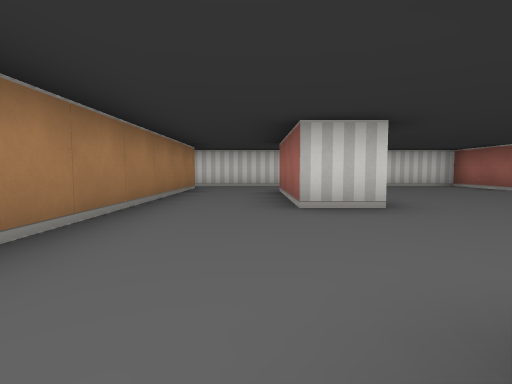
[1] (above)

16 first-person views from a walk through a cub3D ray-caster map. The camera is about half as high as the walls, tilts 4° down and sees 80° across. The floor is counted in squares. Each view is taken from the middle of a square. On the plan, view 1 faces up. The plan holds only what a view shows up to about 9 squares ahead; the rest is blank.

[2]
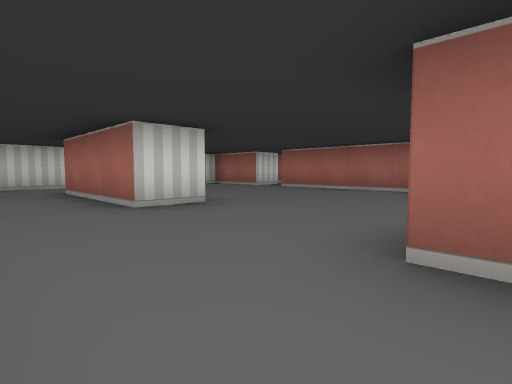

[3]
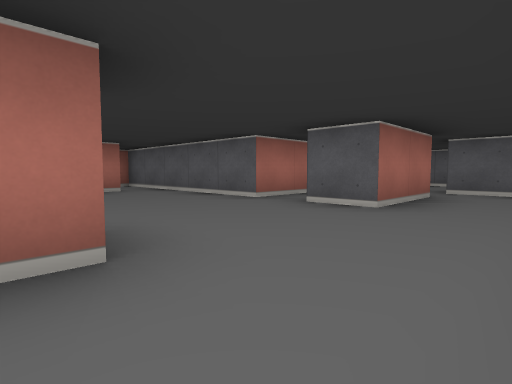

[4]
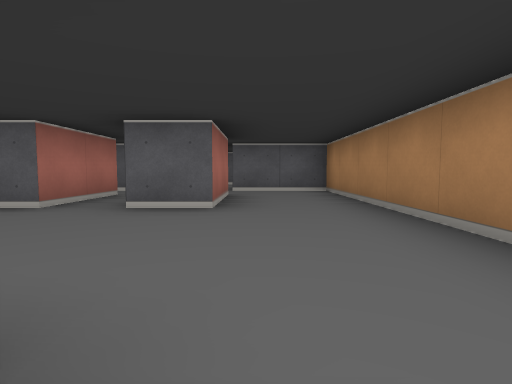

[5]
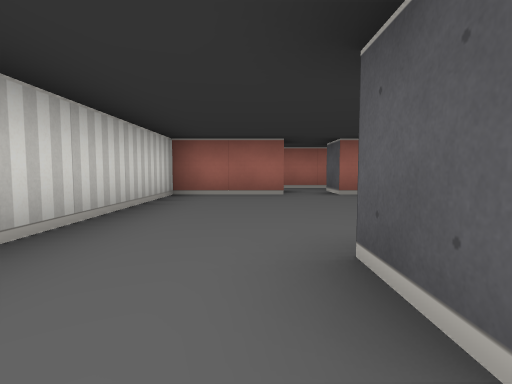

[6]
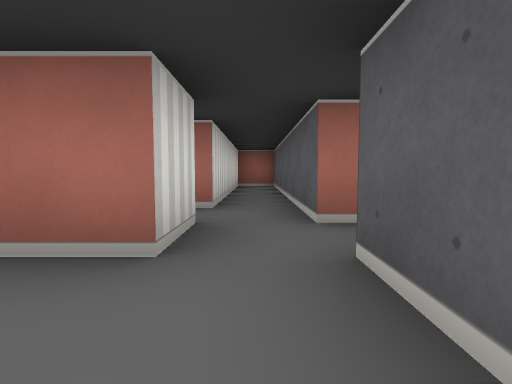

[7]
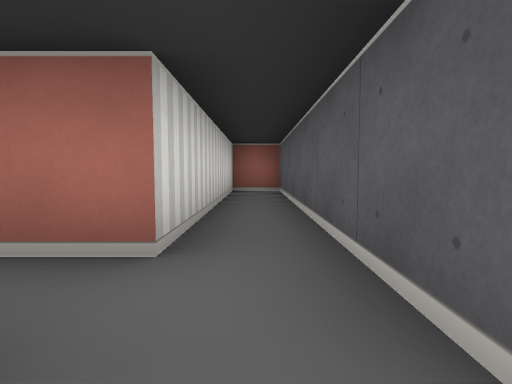

[8]
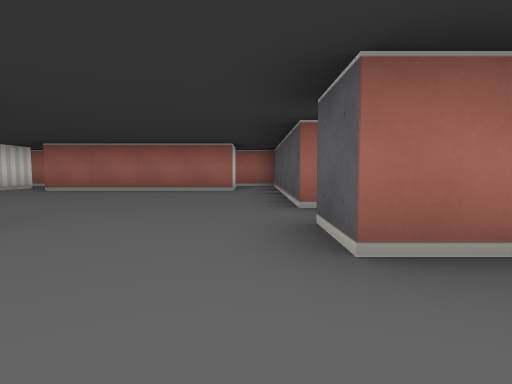

[9]
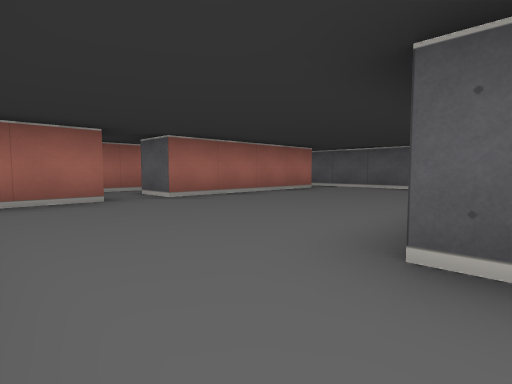

[10]
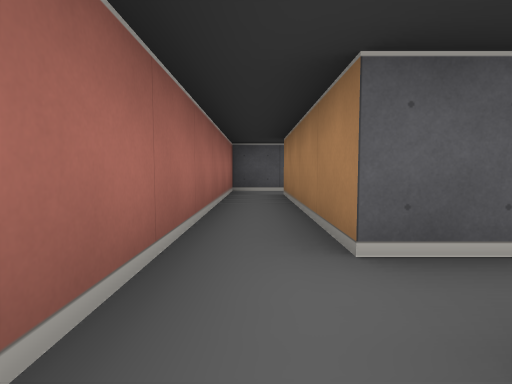

[11]
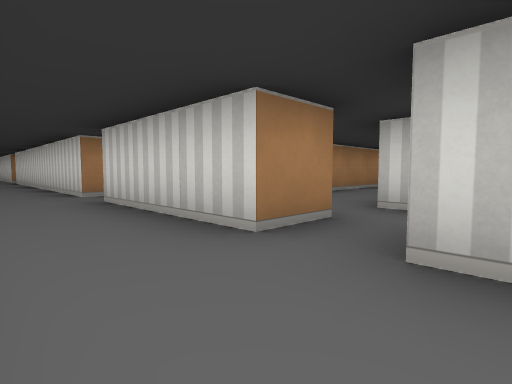

[12]
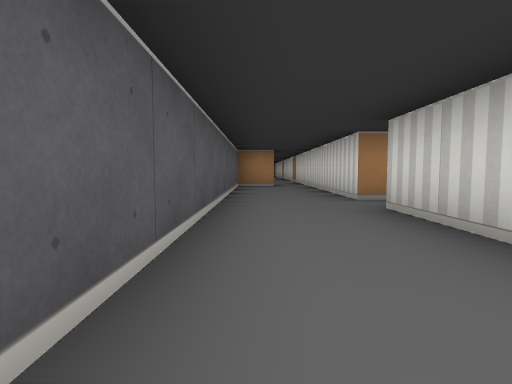

[13]
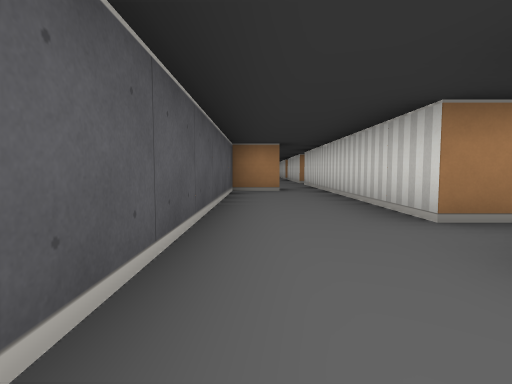

[14]
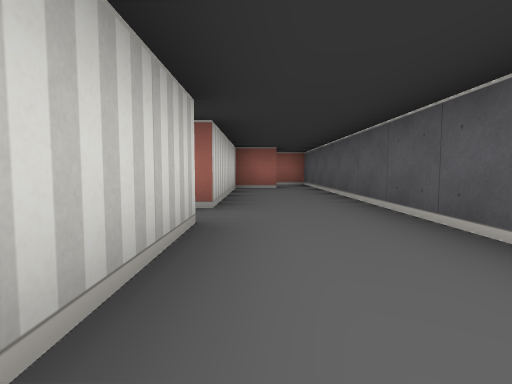

[15]
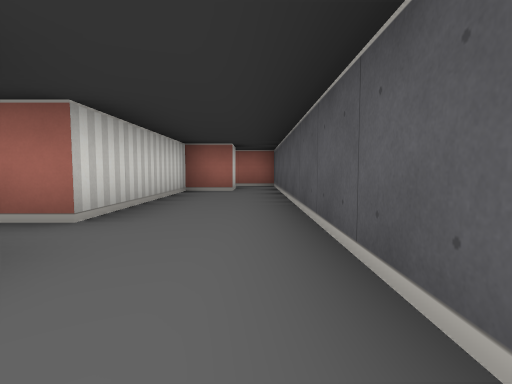

[16]
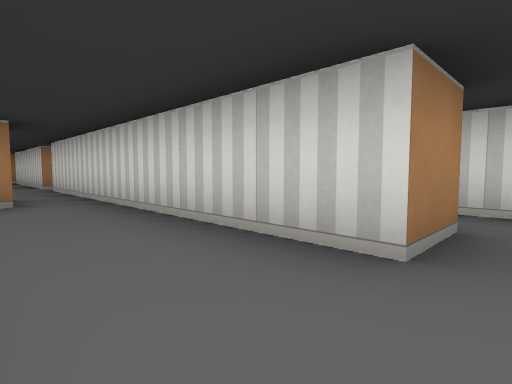

### Floor plan
Points are (right, up) in squares from view 1. A wall is a line through its corners. A room is listed if a view was taken in it or the views show most of it. See-through windows are left out.
Room 1 (views 1, 2, 6, 7)
walls: (1.5, -1.5) (0.5, -1.5) (0.5, 0.5); (1.5, -2.5) (7.5, -2.5) (7.5, -1.5) (2.5, -1.5) (2.5, 0.5); (-1.5, 0.5) (-1.5, -2.5) (0.5, -2.5)
ways out: opening at (-0.5, -0.5) to room 2; opening at (2, -0.5) to room 2; opening at (1, -3) to room 4
Room 2 (views 3, 4, 5, 8, 9)
walls: (1.6, 3.5) (0.5, 3.5) (0.5, 6.5) (1.5, 6.5); (2.5, 0.5) (5.5, 0.5); (0.5, 0.5) (1.5, 0.5); (5.5, 1.5) (5.5, 5.5); (5.5, 6.5) (5.5, 8.5) (-1.8, 8.5); (-1.5, 7.5) (-1.5, 0.5)
ways out: opening at (-0.5, -0.5) to room 1; opening at (2, -0.5) to room 1; opening at (6, 1) to room 3; opening at (6, 6) to room 3; open door at (-2, 8)
Room 3 (view 10)
walls: (5.5, 5.5) (6.5, 5.5) (6.5, 1.5) (5.5, 1.5); (6.5, 6.5) (5.5, 6.5); (5.5, 0.5) (7.5, 0.5) (7.5, 7.2)
ways out: opening at (6, 1) to room 2; opening at (6, 6) to room 2
Room 4 (views 11, 12, 13, 14, 15, 16)
walls: (0.5, -2.5) (0.5, -3.5) (-2.5, -3.5); (-3.5, -2.4) (-3.5, -3.5) (-8.5, -3.5); (-7.5, -4.4) (-7.5, -5.5) (7.5, -5.5) (7.5, -4.4); (6.4, -4.5) (5.5, -4.5) (5.5, -3.5) (1.5, -3.5) (1.5, -2.5)
ways out: opening at (1, -3) to room 1; opening at (-8, -4); opening at (-3, -3)

Positions as (right, up) in squares from view 1, and headings:
1: (0, 0), facing up
2: (-1, 0), facing up-right
3: (-1, 4), facing down-right
4: (0, 4), facing down
5: (0, 7), facing right
6: (-1, -2), facing right
7: (1, -2), facing right
8: (-1, 1), facing right
9: (1, 8), facing down-right
10: (7, 7), facing down
11: (2, -5), facing up-left
12: (1, -5), facing left
13: (-1, -5), facing left
14: (-2, -4), facing right
15: (-1, -5), facing right
16: (-3, -5), facing up-left
